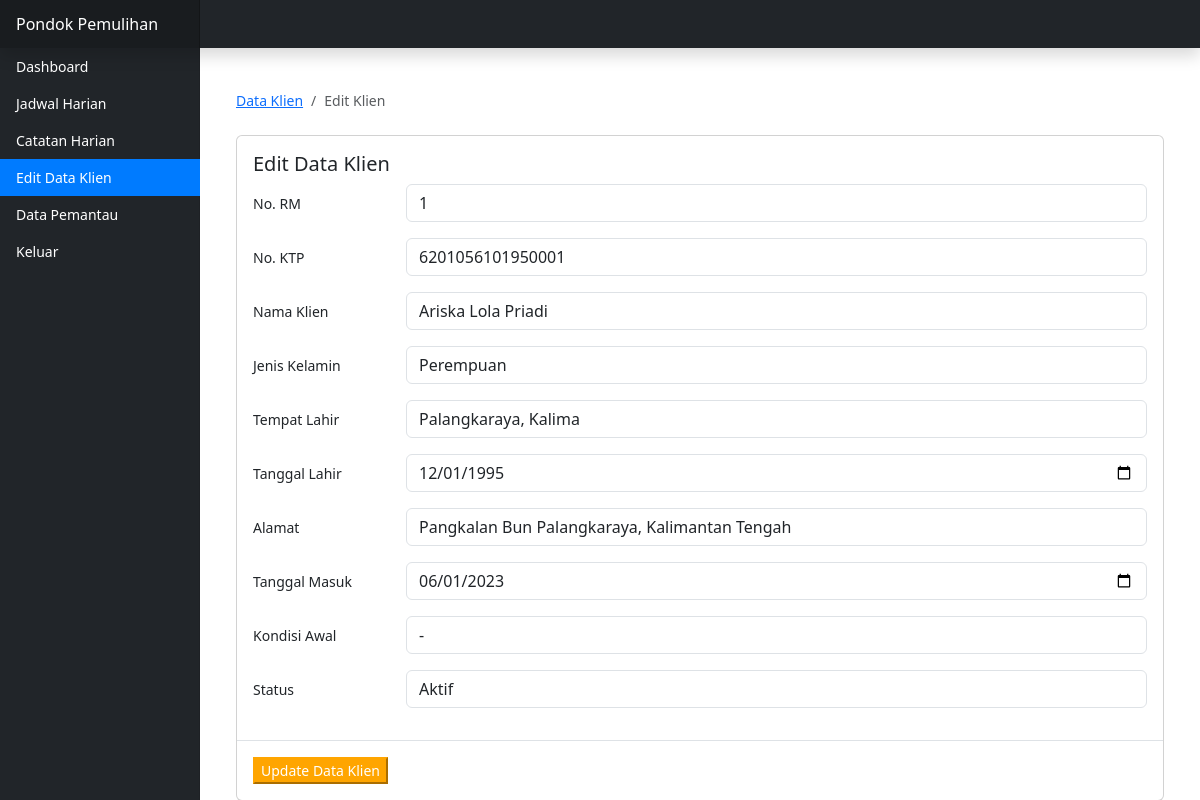
/editKlien.php?id=K01, run on the app's committed database.
### tables this page shows
CREATE TABLE `dataklien` (
  `idKlien` varchar(6) NOT NULL,
  `noRM` int(6) NOT NULL,
  `noKTP` varchar(16) DEFAULT NULL,
  `namaKlien` varchar(255) NOT NULL,
  `jkKlien` enum('Laki-laki','Perempuan') NOT NULL,
  `tempatLahirKlien` varchar(20) NOT NULL,
  `tglLahirKlien` date NOT NULL,
  `alamat` varchar(255) NOT NULL,
  `status` enum('Aktif','Non Aktif') NOT NULL,
  `tglMasuk` date NOT NULL,
  `kondisiAwl` varchar(255) NOT NULL
);

### editKlien.php (the view, shortened to what this page needs)
<?php
require_once 'koneksi.php';
$noRM = $noKTP = $namaKlien = $jkKlien = $tempatLahirKlien = $tglLahirKlien = $alamat = $tglMasuk = $kondisiAwal = $status = '';
if ($_SERVER["REQUEST_METHOD"] == "GET" && isset($_GET['id'])) {
    $dummy_id = $_GET['id'];
    $query = "SELECT * FROM dataklien WHERE idKlien = ?";
    $stmt = $conn->prepare($query);
    $stmt->bind_param("i", $dummy_id);
    $stmt->execute();
    $result = $stmt->get_result();
    $row = $result->fetch_assoc();
    $noRM = $row['noRM'];
    $noKTP = $row['noKTP'];
    $namaKlien = $row['namaKlien'];
    $jkKlien = $row['jkKlien'];
    $tempatLahirKlien = $row['tempatLahirKlien'];
    $tglLahirKlien = $row['tglLahirKlien'];
    $alamat = $row['alamat'];
    $tglMasuk = $row['tglMasuk'];
    $kondisiAwal = $row['kondisiAwl'];
    $status = $row['status'];
}
?>
<!doctype html>
<html lang="en">
<head>
    <link href="/docs/5.0/dist/css/bootstrap.min.css" rel="stylesheet">
    <link href="assets/dist/css/bootstrap.min.css" rel="stylesheet">
    <link href="assets/vendor/bootstrap-icons/bootstrap-icons.css" rel="stylesheet">
    <link href="https://cdn.jsdelivr.net/npm/bootstrap@5.3.0/dist/css/bootstrap.min.css" rel="stylesheet">
    <link href="https://cdn.jsdelivr.net/npm/bootstrap-icons@1.10.0/font/bootstrap-icons.css" rel="stylesheet">
    <link href="assets/css/dashboard.css" rel="stylesheet">
</head>
<body>
    <header class="navbar navbar-dark sticky-top bg-dark flex-md-nowrap p-0 shadow">
        <a class="navbar-brand col-md-3 col-lg-2 me-0 px-3" href="#">Pondok Pemulihan</a>
    </header>
    <div class="container-fluid">
        <div class="row">
            <nav id="sidebarMenu" class="col-md-3 col-lg-2 d-md-block bg-dark text-white sidebar collapse">
                <div class="position-sticky">
                    <ul class="nav flex-column">
                        <li class="nav-item">
                            <a class="nav-link" href="index.php">
                                Dashboard
                            </a>
                        </li>
                        <li class="nav-item">
                            <a class="nav-link" href="jadwal.php">
                                Jadwal Harian
                            </a>
                        </li>
                        <li class="nav-item">
                            <a class="nav-link" href="catatanEval.php">
                                Catatan Harian
                            </a>
                        </li>
                        <li class="nav-item">
                            <a class="nav-link active" href="editKlien.php">
                                Edit Data Klien
                            </a>
                        </li>
                        <li class="nav-item">
                            <a class="nav-link" href="dataPemantau.php">
                                Data Pemantau
                            </a>
                        </li>
                        <li class="nav-item">
                            <a class="nav-link" href="logout.php">
                                Keluar
                            </a>
                        </li>
                    </ul>
                </div>
            </nav>
            <main class="col-md-9 ms-sm-auto col-lg-10 px-md-4">
                <br><br>
                <div class="container-fluid">
                    <nav aria-label="breadcrumb">
                        <ol class="breadcrumb">
                            <li class="breadcrumb-item"><a href="dataKlien.php">Data Klien</a></li>
                            <li class="breadcrumb-item active" aria-current="page">Edit Klien</li>
                        </ol>
                    </nav>
                    <div class="row mt-4">
                        <div class="col">
                            <div class="card">
                                <form class="form-horizontal" action="<?php echo htmlspecialchars($_SERVER["PHP_SELF"]); ?>" method="POST" enctype="multipart/form-data">
                                    <div class="card-body">
                                        <h5 class="card-title">Edit Data Klien</h5>
                                        <div class="form-group row mb-3 align-items-center">
                                            <label class="col-md-2">No. RM</label>
                                            <div class="col-md-10">
                                                <input type="text" class="form-control" name="noRM" value="<?php echo $noRM; ?>" required>
                                            </div>
                                        </div>
                                        <div class="form-group row mb-3 align-items-center">
                                            <label class="col-md-2">No. KTP</label>
                                            <div class="col-md-10">
                                                <input type="text" class="form-control" name="noKTP" value="<?php echo $noKTP; ?>" required>
                                            </div>
                                        </div>
                                        <div class="form-group row mb-3 align-items-center">
                                            <label class="col-md-2">Nama Klien</label>
                                            <div class="col-md-10">
                                                <input type="text" class="form-control" name="namaKlien" value="<?php echo $namaKlien; ?>" required>
                                            </div>
                                        </div>
                                        <div class="form-group row mb-3 align-items-center">
                                            <label class="col-md-2">Jenis Kelamin</label>
                                            <div class="col-md-10">
                                                <select class="form-control" name="jkKlien" required>
                                                    <option value="Perempuan" <?php if ($jkKlien == 'Perempuan') echo 'selected'; ?>>Perempuan</option>
                                                </select>
                                            </div>
                                        </div>
                                        <div class="form-group row mb-3 align-items-center">
                                            <label class="col-md-2">Tempat Lahir</label>
                                            <div class="col-md-10">
                                                <input type="text" class="form-control" name="tempatLahirKlien" value="<?php echo $tempatLahirKlien; ?>" required>
                                            </div>
                                        </div>
                                        <div class="form-group row mb-3 align-items-center">
                                            <label class="col-md-2">Tanggal Lahir</label>
                                            <div class="col-md-10">
                                                <input type="date" class="form-control" name="tglLahirKlien" value="<?php echo $tglLahirKlien; ?>" required>
                                            </div>
                                        </div>
                                        <div class="form-group row mb-3 align-items-center">
                                            <label class="col-md-2">Alamat</label>
                                            <div class="col-md-10">
                                                <input type="text" class="form-control" name="alamat" value="<?php echo $alamat; ?>" required>
                                            </div>
                                        </div>
                                        <div class="form-group row mb-3 align-items-center">
                                            <label class="col-md-2">Tanggal Masuk</label>
                                            <div class="col-md-10">
                                                <input type="date" class="form-control" name="tglMasuk" value="<?php echo $tglMasuk; ?>" required>
                                            </div>
                                        </div>
                                        <div class="form-group row mb-3 align-items-center">
                                            <label class="col-md-2">Kondisi Awal</label>
                                            <div class="col-md-10">
                                                <input type="text" class="form-control" name="kondisiAwal" value="<?php echo $kondisiAwal; ?>">
                                            </div>
                                        </div>
                                        <div class="form-group row mb-3 align-items-center">
                                            <label class="col-md-2">Status</label>
                                            <div class="col-md-10">
                                                <select class="form-control" name="status" required>
                                                    <option value="Aktif" <?php if ($status == 'Aktif') echo 'selected'; ?>>Aktif</option>
                                                </select>
                                            </div>
                                        </div>
                                    </div>
                                    <div class="border-top">
                                        <div class="card-body">
                                            <button type="submit" class="btn-edit" style="background-color: orange; border-color:orange;">Update Data Klien</button>
                                        </div>
                                    </div>
                                </form>
                            </div>
                        </div>
                    </div>
                </div>
            </main>
        </div>
    </div>
</body>
</html>

### assets/css/dashboard.css (style rules this page uses)
body { font-size: .875rem; }
.sidebar { position: fixed; top: 0; bottom: 0; left: 0; z-index: 100; padding: 48px 0 0; box-shadow: inset -1px 0 0 rgba(0, 0, 0, .1); }
.sidebar .nav-link { font-weight: 500; color: #333; }
.sidebar a.nav-link { text-decoration: none; color: #fff; }
.sidebar .nav-link.active { background-color: #007bff; }
.navbar-brand { padding-top: .75rem; padding-bottom: .75rem; font-size: 1rem; background-color: rgba(0, 0, 0, .25); box-shadow: inset -1px 0 0 rgba(0, 0, 0, .25); }

### editKlien.php (style rules this page uses)
.btn-edit { background-color: orange; color: #fff; }

### data on the page
dataklien: noRM "1", noKTP "6201056101950001", namaKlien "Ariska Lola Priadi", jkKlien "Perempuan", tempatLahirKlien "Palangkaraya, Kalima", tglLahirKlien "12/01/1995", alamat "Pangkalan Bun Palangkaraya, Kalimantan Tengah", tglMasuk "06/01/2023", kondisiAwal "-", status "Aktif"
